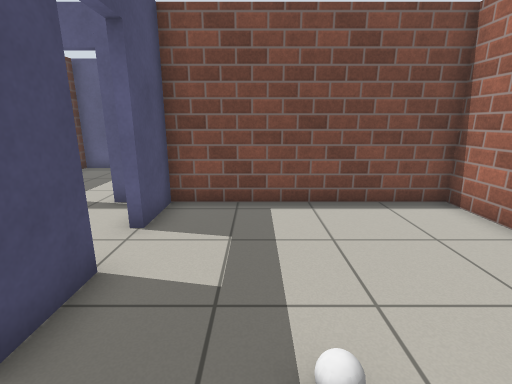
view 1 (above)

17 first-person views from a walk through a world built for the Gazebo simulator. The camera is 1.1 m above the floor, tilts 14° down and sees 85° across. The floor is counted in squares, 0.5 m on a side. Each view is taken from the middle of a square. On the plan, view 1 faces up. The plan holds only what a view shows up to about 17 squares ahead; the rest is blank. The robots in the file are not drawn. Simple patterns stand in for the simulator's built-in surfaces.

view 2
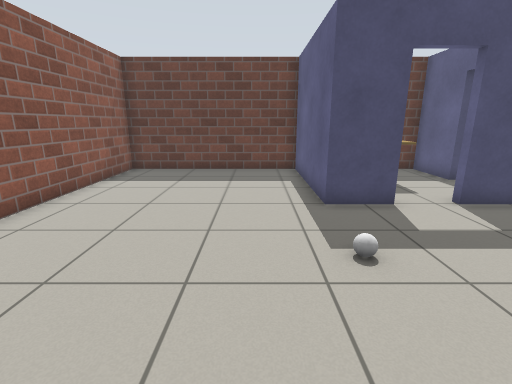

view 3
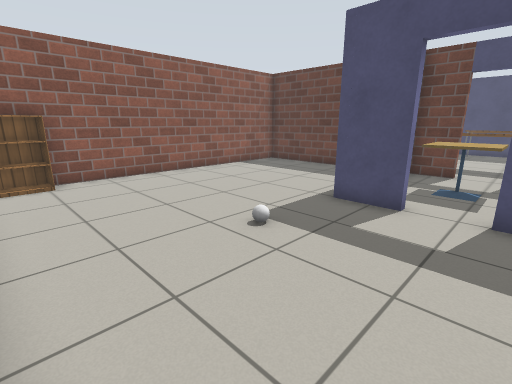

view 4
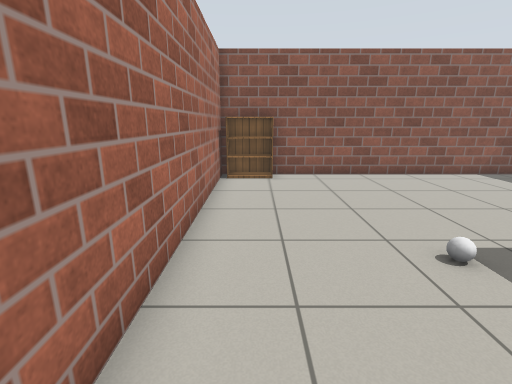

view 5
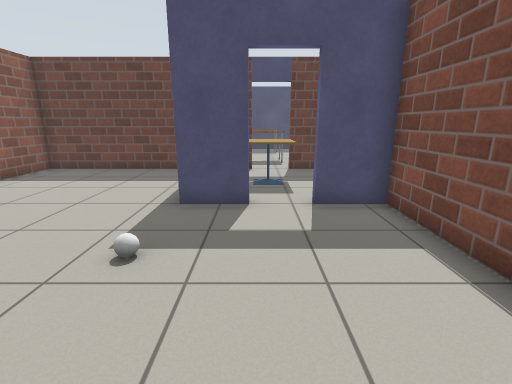

view 6
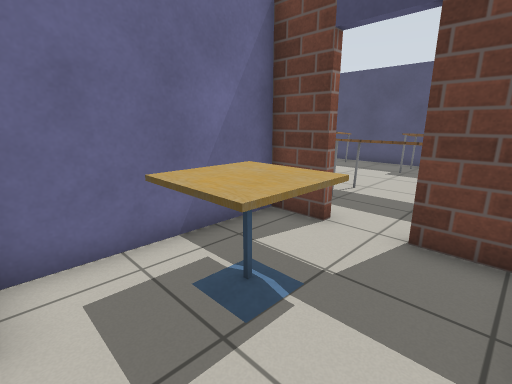

view 7
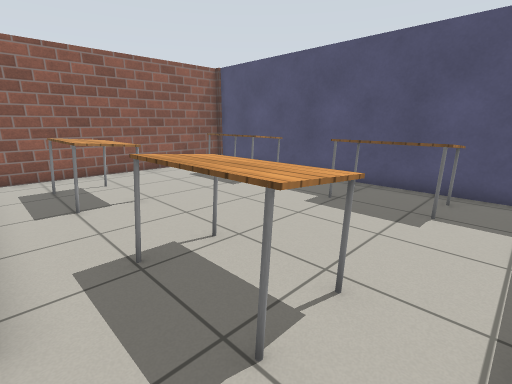

view 8
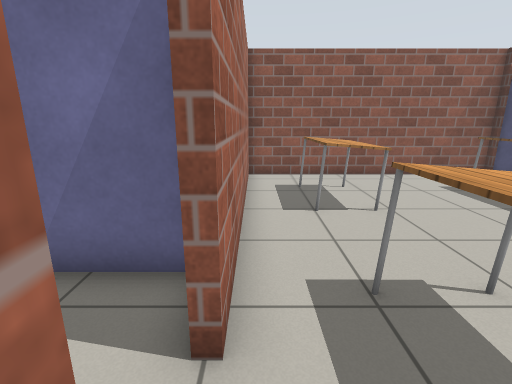

view 9
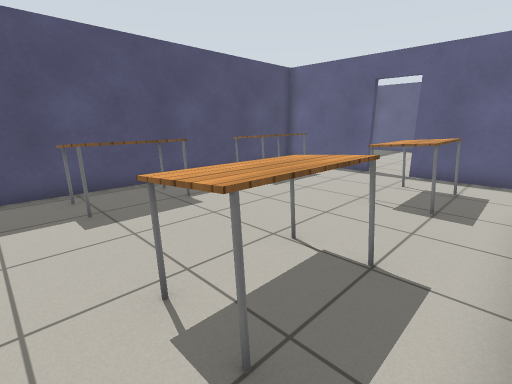

view 10
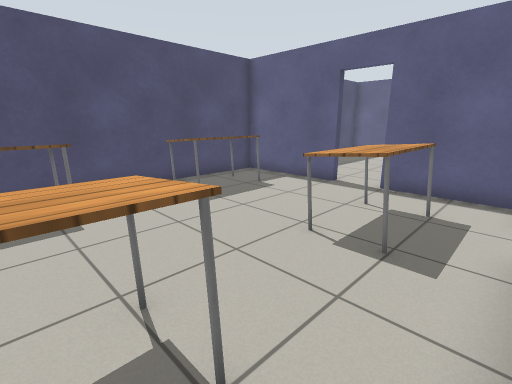

view 11
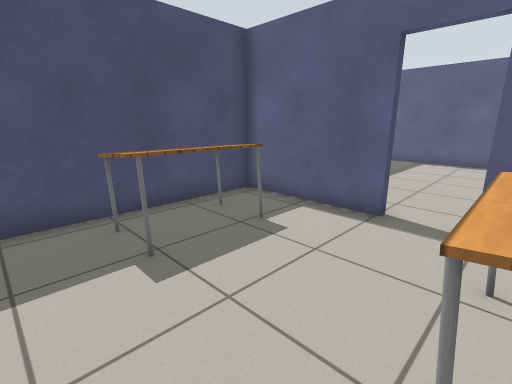

view 12
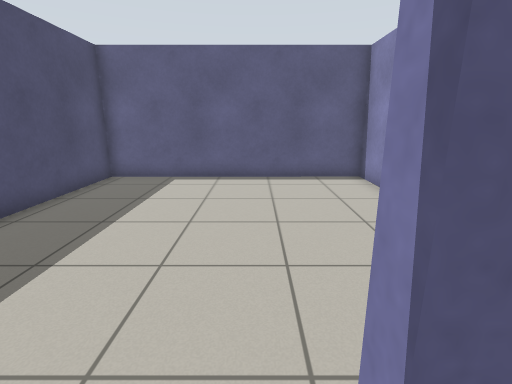

view 13
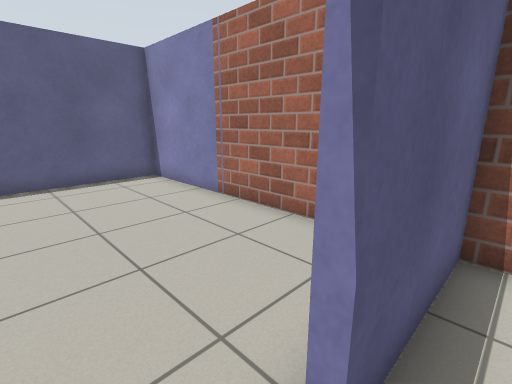

view 14
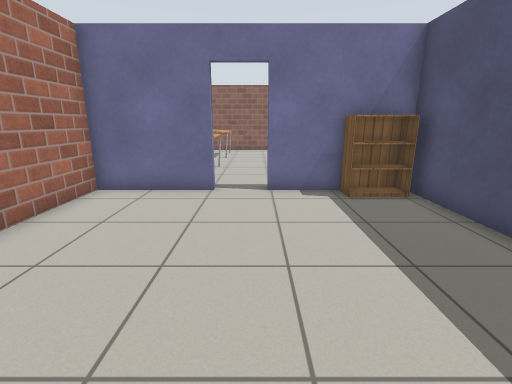

view 15
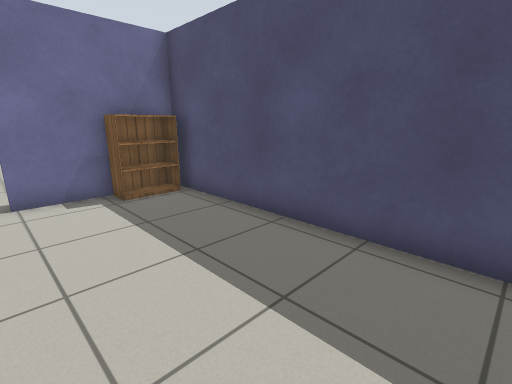

view 16
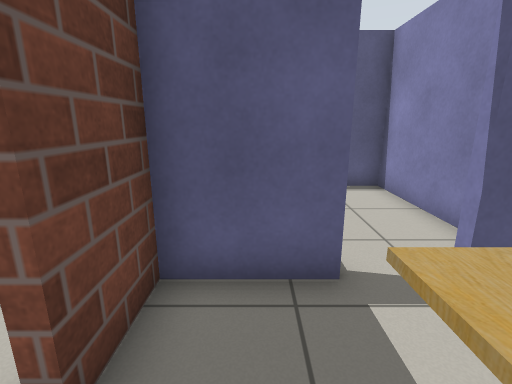

view 17
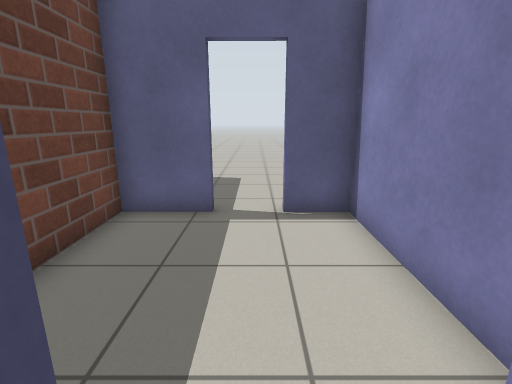

### Floor plan
Points are (right, up) in squares from view 1. A wall is a line through its corners. A room is listed if a view was taken in it or the views show most of it. See-through windows are left out.
Room 1 (views 1, 2, 3, 4, 5)
walls: (-2.4, 3.9) (-2.4, 1.9) (-8.4, 1.9) (-8.4, -6) (3.5, -6); (4.5, -6) (5.5, -6) (5.4, 7.6) (-2.4, 7.6) (-2.4, 5.5)
ways out: open door at (-2.7, 4.7) to room 2
objects: white ball (1, 2); bookshelf (4, -6) to (5, -5)
Room 2 (views 6, 16, 17)
walls: (-5.8, 7.6) (-8.4, 7.6) (-8.4, 5.5); (-3.4, 7.6) (-4, 7.6); (-8.4, 3.9) (-8.4, 2.2) (-2.9, 2.2)
ways out: open door at (-2.7, 4.7) to room 1; open door at (-8.7, 4.7) to room 3; open door at (-4.5, 8) to room 5
objects: cafe table (-6, 4) to (-5, 5)
Room 3 (views 7, 8, 9, 10, 11, 12, 13)
walls: (-14.4, 7.6) (-19, 7.6) (-19, -6) (-8.7, -6) (-8.7, 3.9); (-8.7, 5.5) (-8.7, 7.6) (-12.6, 7.6); (-19, 7.9) (-17.5, 7.9)
ways out: open door at (-8.7, 4.7) to room 2; open door at (-13.5, 8) to room 4
objects: table (-18, -3) to (-17, -1); table (-18, 3) to (-17, 5); table (-12, -3) to (-11, -1); table (-12, 3) to (-11, 5)
Room 4 (views 14, 15)
walls: (-12.6, 7.9) (-8.7, 7.9) (-8.7, 18.4) (-19, 18.4) (-19, 7.9); (-17.5, 7.9) (-14.4, 7.9)
ways out: open door at (-13.5, 8) to room 3
objects: bookshelf (-18, 8) to (-17, 9)
Room 5 (no view inside)
walls: (-6, 13.7) (-8.4, 13.7) (-8.4, 10.7); (-2.7, 9.1) (-2.7, 13.7) (-4.3, 13.7)
ways out: open door at (-4.5, 8) to room 2; open door at (-5.5, 14)

Positions as (right, up) in squares from view 1, and headings:
1: (0, 0), facing up
2: (5, 0), facing left
3: (5, 6), facing down-left
4: (4, 6), facing down
5: (5, 4), facing left
6: (-3, 7), facing down-left
7: (-9, 7), facing down-left
8: (-9, 6), facing down
9: (-9, -5), facing up-left
10: (-9, -2), facing up-left
11: (-12, 1), facing up-left
12: (-13, 7), facing up
13: (-14, 7), facing up-right
14: (-14, 17), facing down
15: (-14, 17), facing down-left
16: (-7, 4), facing up
17: (-5, 7), facing up
